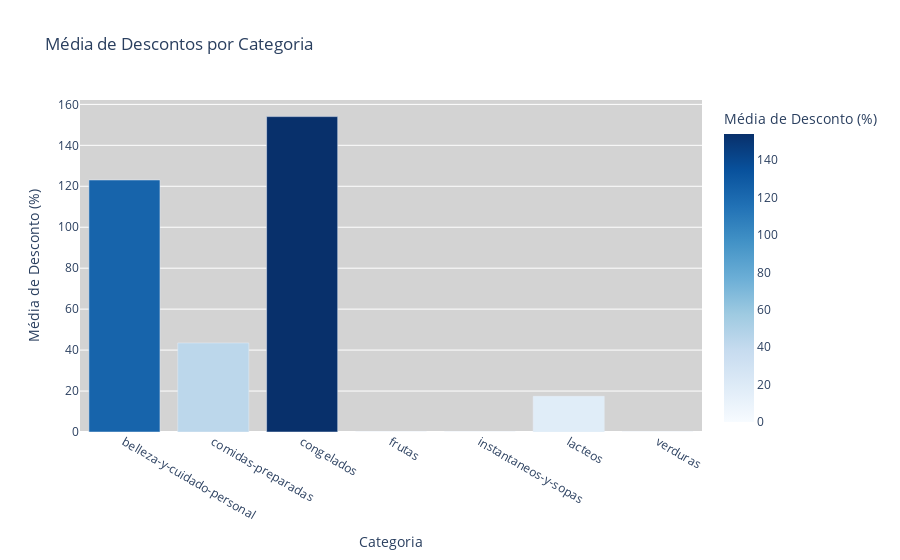

Write notebook code for a chart like this one.
### Markdown cell above
# 4 - Plote um gráfico de barras onde temos a média de descontos por categoria.

### Code cell
df_descontos = df.groupby("categoria", as_index=False)["Desconto"].mean()

fig = px.bar(df_descontos, x="categoria", y="Desconto", 
             title="Média de Descontos por Categoria", 
             labels={"Desconto": "Média de Desconto (%)", "categoria": "Categoria"},
             color="Desconto",
             color_continuous_scale="Blues")

fig.update_layout(plot_bgcolor="lightgray") #mudando a cor do fundo para melhor visualização 
fig.show()

### Figure 1 — Plotly figure (JSON) as saved in the notebook; plotly's stock layout.template omitted (floating-point values rounded to 4 significant figures)
{"data": [{"alignmentgroup": "True", "hovertemplate": "Categoria=%{x}<br>Média de Desconto (%)=%{marker.color}<extra></extra>", "legendgroup": "", "marker": {"color": [123.1, 43.48, 154.0, 0, 0, 17.41, 0], "coloraxis": "coloraxis", "pattern": {"shape": ""}}, "name": "", "offsetgroup": "", "orientation": "v", "showlegend": false, "textposition": "auto", "type": "bar", "x": ["belleza-y-cuidado-personal", "comidas-preparadas", "congelados", "frutas", "instantaneos-y-sopas", "lacteos", "verduras"], "xaxis": "x", "y": [123.1, 43.48, 154.0, 0, 0, 17.41, 0], "yaxis": "y"}], "layout": {"autosize": true, "barmode": "relative", "coloraxis": {"colorbar": {"title": {"text": "Média de Desconto (%)"}}, "colorscale": [[0, "rgb(247,251,255)"], [0.125, "rgb(222,235,247)"], [0.25, "rgb(198,219,239)"], [0.375, "rgb(158,202,225)"], [0.5, "rgb(107,174,214)"], [0.625, "rgb(66,146,198)"], [0.75, "rgb(33,113,181)"], [0.875, "rgb(8,81,156)"], [1, "rgb(8,48,107)"]]}, "legend": {"tracegroupgap": 0}, "plot_bgcolor": "lightgray", "title": {"text": "Média de Descontos por Categoria"}, "xaxis": {"anchor": "y", "autorange": true, "domain": [0, 1], "range": [-0.5, 6.5], "title": {"text": "Categoria"}, "type": "category"}, "yaxis": {"anchor": "x", "autorange": true, "domain": [0, 1], "range": [0, 162.1], "title": {"text": "Média de Desconto (%)"}, "type": "linear"}}}
